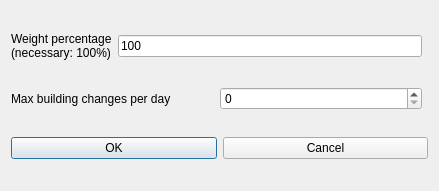
<?xml version="1.0" encoding="UTF-8"?>
<ui version="4.0">
 <class>ModifyConstraintTeachersMaxBuildingChangesPerRealDayForm_template</class>
 <widget class="QDialog" name="ModifyConstraintTeachersMaxBuildingChangesPerRealDayForm_template">
  <property name="geometry">
   <rect>
    <x>0</x>
    <y>0</y>
    <width>439</width>
    <height>191</height>
   </rect>
  </property>
  <property name="windowTitle">
   <string extracomment="This is the title of the dialog to modify a constraint of this type">Modify teachers max building changes per real day</string>
  </property>
  <layout class="QGridLayout">
   <item row="0" column="0">
    <layout class="QHBoxLayout">
     <item>
      <widget class="QLabel" name="weightTextLabel">
       <property name="frameShape">
        <enum>QFrame::NoFrame</enum>
       </property>
       <property name="frameShadow">
        <enum>QFrame::Plain</enum>
       </property>
       <property name="text">
        <string>Weight percentage
(necessary: 100%)</string>
       </property>
       <property name="wordWrap">
        <bool>false</bool>
       </property>
      </widget>
     </item>
     <item>
      <widget class="QLineEdit" name="weightLineEdit">
       <property name="text">
        <string notr="true">100</string>
       </property>
      </widget>
     </item>
    </layout>
   </item>
   <item row="2" column="0" colspan="2">
    <layout class="QHBoxLayout">
     <item>
      <widget class="QPushButton" name="okPushButton">
       <property name="text">
        <string>OK</string>
       </property>
      </widget>
     </item>
     <item>
      <widget class="QPushButton" name="cancelPushButton">
       <property name="text">
        <string>Cancel</string>
       </property>
      </widget>
     </item>
    </layout>
   </item>
   <item row="1" column="0">
    <layout class="QHBoxLayout">
     <item>
      <widget class="QLabel" name="textLabel">
       <property name="text">
        <string>Max building changes per day</string>
       </property>
       <property name="wordWrap">
        <bool>false</bool>
       </property>
      </widget>
     </item>
     <item>
      <widget class="QSpinBox" name="maxChangesSpinBox"/>
     </item>
    </layout>
   </item>
  </layout>
 </widget>
 <layoutdefault spacing="6" margin="11"/>
 <resources/>
 <connections/>
</ui>
